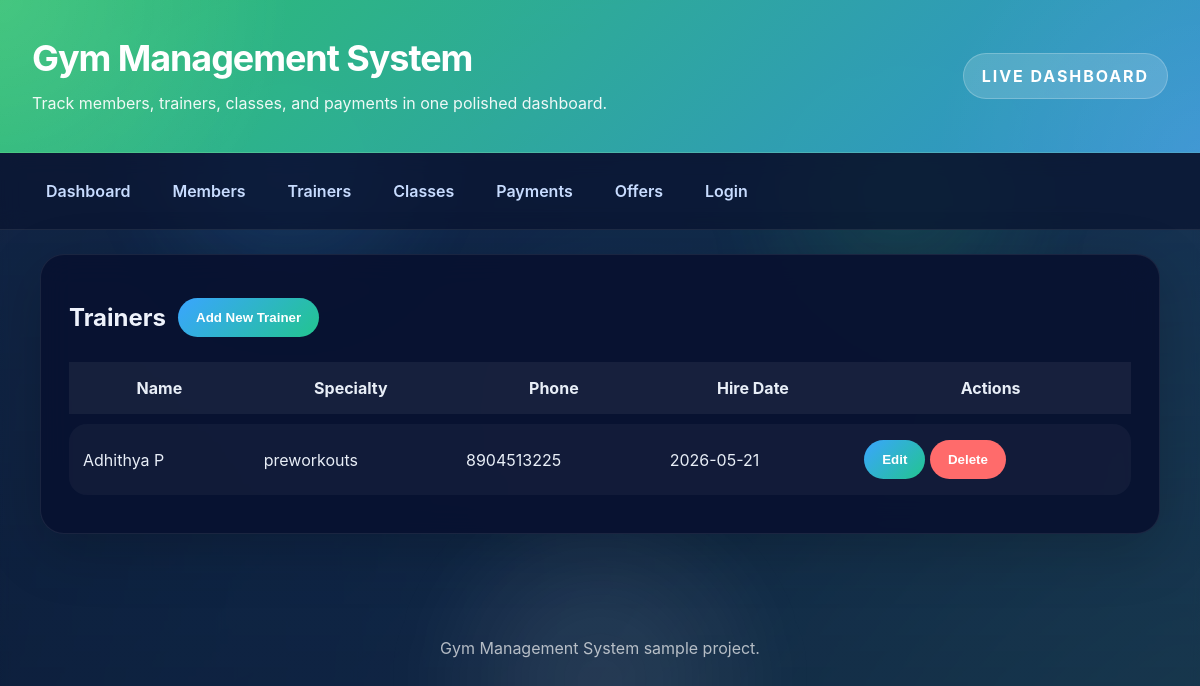
The page /trainers on the database its author committed.
### tables this page shows
CREATE TABLE trainers (
    id INTEGER PRIMARY KEY AUTOINCREMENT,
    name TEXT NOT NULL,
    specialty TEXT NOT NULL,
    phone TEXT NOT NULL,
    hire_date TEXT NOT NULL DEFAULT (date('now'))
);

### app.py (the view)
@app.route("/trainers")
def trainers():
    conn = get_db_connection()
    trainers = conn.execute("SELECT * FROM trainers ORDER BY id DESC").fetchall()
    conn.close()
    return render_template("trainers.html", trainers=trainers)

### app.py (called while the page is built)
def get_db_connection():
    conn = sqlite3.connect(DATABASE)
    conn.row_factory = sqlite3.Row
    return conn

### templates/trainers.html
{% extends 'base.html' %}
{% block content %}
<div class="card">
  <div class="form-actions">
    <h2>Trainers</h2>
    <a href="{{ url_for('add_trainer') }}"><button>Add New Trainer</button></a>
  </div>
  <table>
    <thead>
      <tr>
        <th>Name</th>
        <th>Specialty</th>
        <th>Phone</th>
        <th>Hire Date</th>
        <th>Actions</th>
      </tr>
    </thead>
    <tbody>
      {% for trainer in trainers %}
      <tr>
        <td>{{ trainer.name }}</td>
        <td>{{ trainer.specialty }}</td>
        <td>{{ trainer.phone }}</td>
        <td>{{ trainer.hire_date }}</td>
        <td>
          <a href="{{ url_for('edit_trainer', id=trainer.id) }}"><button>Edit</button></a>
          <form action="{{ url_for('delete_trainer', id=trainer.id) }}" method="post" style="display:inline;">
            <button type="submit" class="delete-button">Delete</button>
          </form>
        </td>
      </tr>
      {% endfor %}
    </tbody>
  </table>
</div>
{% endblock %}

### static/css/style.css (style rules this page uses)
body { font-family: Inter, system-ui, -apple-system, BlinkMacSystemFont, "Segoe UI", sans-serif; background: radial-gradient(circle at top left, rgba(52, 152, 219, 0.16), transparent 28%), radial-gradient(circle at bottom right, rgba(46, 204, 113, 0.16), transparent 28%), linear-gradient(135deg, #0d1536 0%, #102b55 42%, #1f3d70 100%); background-size: 220% 220%, 220% 220%, auto; background-position: 0% 0%, 100% 100%, 50% 50%; color: #eef2fb; min-height: 100vh; margin: 0; padding: 0; overflow-x: hidden; animation: bgShift 30s ease infinite; }
body::before { content: ""; position: fixed; inset: 0; background: radial-gradient(circle at center, rgba(255, 255, 255, 0.04), transparent 28%); pointer-events: none; opacity: 0.8; animation: pulseGlow 10s ease-in-out infinite; }
body::after { content: ""; position: fixed; inset: 0; background: radial-gradient(circle at 24% 20%, rgba(58, 163, 255, 0.18), transparent 16%), radial-gradient(circle at 75% 24%, rgba(46, 204, 113, 0.18), transparent 16%), radial-gradient(circle at 50% 85%, rgba(255, 255, 255, 0.12), transparent 22%); pointer-events: none; filter: blur(36px); opacity: 0.9; animation: floatBackground 18s ease-in-out infinite alternate; }
.card { background: rgba(8, 18, 48, 0.94); border: 1px solid rgba(255, 255, 255, 0.08); border-radius: 24px; box-shadow: 0 16px 60px rgba(0, 0, 0, 0.2); padding: 28px; margin-bottom: 24px; backdrop-filter: blur(16px); animation: floatIn 0.9s ease both; }
button, input[type="submit"] { background: linear-gradient(135deg, #3aa5ff, #22c58f); color: white; border: none; padding: 12px 18px; border-radius: 999px; cursor: pointer; font-weight: 700; transition: transform 180ms ease, box-shadow 180ms ease; }
table { width: 100%; border-collapse: separate; border-spacing: 0 10px; }
table thead { background: rgba(255, 255, 255, 0.06); }
table th, table td { padding: 16px 14px; border: none; color: #e8eef7; }
table tbody tr { background: rgba(255, 255, 255, 0.04); border-radius: 18px; }
table tbody tr td:first-child, table tbody tr th:first-child { border-top-left-radius: 18px; border-bottom-left-radius: 18px; }
table tbody tr td:last-child, table tbody tr th:last-child { border-top-right-radius: 18px; border-bottom-right-radius: 18px; }
.form-actions { display: flex; flex-wrap: wrap; justify-content: flex-start; gap: 12px; align-items: center; }
.delete-button { background: #ff6b6b; }

### rows shown on the page
trainers: name "Adhithya P", specialty "preworkouts", phone "8904513225", hire_date "2026-05-21"
